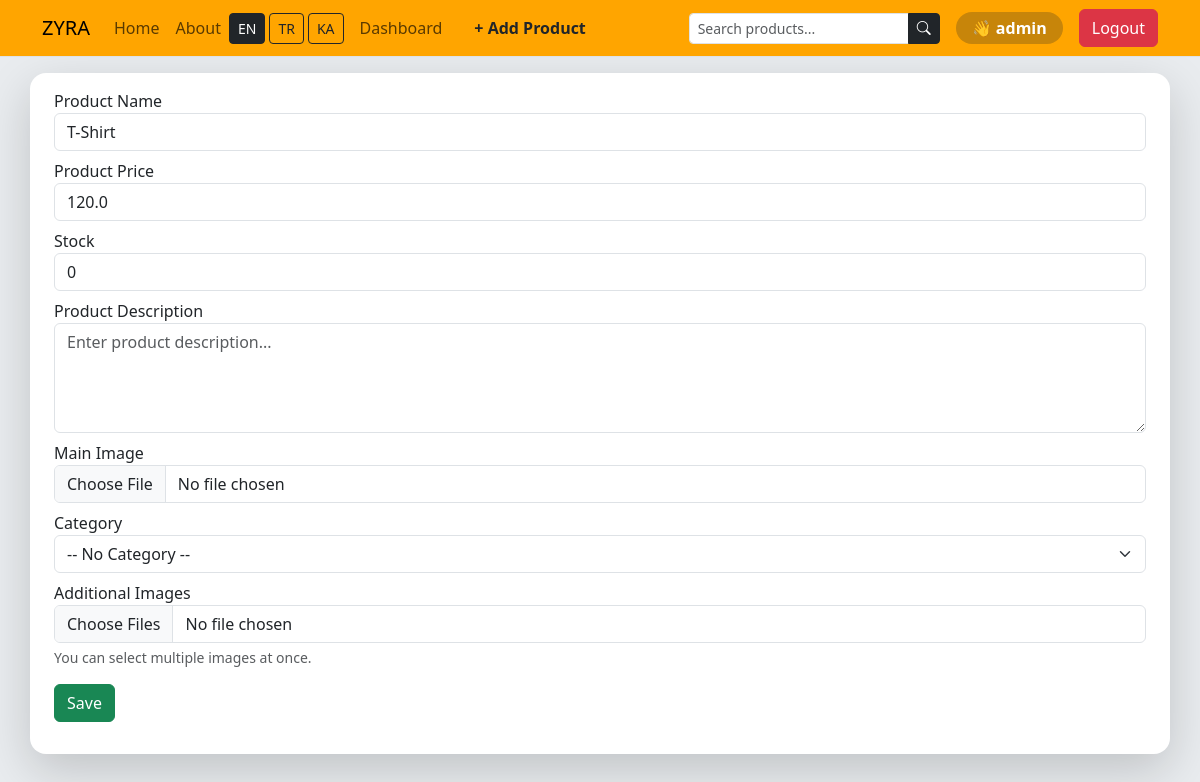
/edit_product/6 (signed in), run on the app's committed database.
### src/models/user.py (models this page shows, shortened)
class User(BaseModel, UserMixin):
    __tablename__ = 'users'
    id = db.Column(db.Integer, primary_key=True)
    username = db.Column(db.String(64), unique=True, nullable = False)
    role = db.Column(db.String(24))
    _password = db.Column(db.String, nullable = False)
    products = db.relationship("Product", back_populates="users", secondary = "favorites")
    @property
    def password(self):
        return self._password

### src/models/product.py (models this page shows, shortened)
class Product(BaseModel):
    __tablename__ = 'products'
    id = db.Column(db.Integer, primary_key=True)
    name = db.Column(db.String)
    price = db.Column(db.Float)
    img = db.Column(db.String)
    description = db.Column(db.Text, nullable=True)
    stock = db.Column(db.Integer, default=0)
    category = db.relationship('Category', secondary='product_categories', back_populates='products')
    users = db.relationship("User", back_populates="products", secondary="favorites")
    images = db.relationship('Image', back_populates='product', cascade='all, delete-orphan')

### src/views/product/routes.py (the view, shortened to what this page needs)
@product_blueprint.route('/edit_product/<int:product_id>', methods=["GET", "POST"])
@login_required
@admin_required
def edit_product(product_id):
    product = Product.query.get_or_404(product_id)
    form = ProductForm(
        name=product.name,
        price=product.price,
        description=product.description,
        stock=product.stock,
    )
    form.category_id.choices = [(0, '-- No Category --')] + [
        (c.id, c.name) for c in Category.query.order_by(Category.name).all()
    ]
    return render_template('product/create_product.html', form=form)

### src/views/product/forms.py
class ProductForm(FlaskForm):
    name = StringField(_l("Product Name"))
    price = FloatField(_l("Product Price"))
    img = FileField(_l("Main Image"), validators=[FileAllowed(['jpg', 'png', 'jpeg', 'heic'], _l('Images only!'))])
    extra_images = MultipleFileField(_l("Additional Images"))
    description = TextAreaField(_l("Product Description"), validators=[Optional()])
    stock = IntegerField(_l("Stock"), validators=[Optional(), NumberRange(min=0)], default=0)
    category_id = SelectField(_l("Category"), coerce=int, validators=[Optional()])
    submit = SubmitField(_l('Save'))

### src/__init__.py (called while the page is built)
def get_locale():
    return session.get('lang', 'en')

def register_extensions(app):
    babel.init_app(app, locale_selector=get_locale)
    db.init_app(app)
    migrate.init_app(app, db)
    login_manager.init_app(app)
    login_manager.login_view = 'auth.login'
    @login_manager.user_loader
    def load_user(id):
        return User.query.get(id)
    admin.init_app(app)
    admin.add_view(ProductView(Product, db.session))
    admin.add_view(SecureModelView(User, db.session))
    admin.add_view(CategoryView(Category, db.session))
    csrf.init_app(app)

### src/views/product/routes.py (called while the page is built)
def admin_required(f):
    @wraps(f)
    def decorated_function(*args, **kwargs):
        if not current_user.is_authenticated or current_user.role != 'admin':
            abort(403)
        return f(*args, **kwargs)
    return decorated_function

### src/templates/product/create_product.html (shortened to what this page needs)
{% extends "layouts/base.html" %}
{% block content %}
    <div class="container-md bg-white py-3 px-4 shadow-lg rounded-4 mt-3">
        <form method="POST" enctype="multipart/form-data">
            <div class="mb-2">
                {{ form.name.label }}
                {{ form.name(class="form-control") }}
            </div>
            <div class="mb-2">
                {{ form.price.label }}
                {{ form.price(class="form-control") }}
            </div>
            <div class="mb-2">
                {{ form.stock.label }}
                {{ form.stock(class="form-control") }}
            </div>
            <div class="mb-2">
                {{ form.description.label }}
                {{ form.description(class="form-control", rows=4, placeholder=_('Enter product description...')) }}
            </div>
            <div class="mb-2">
                {{ form.img.label }}
                {{ form.img(class="form-control") }}
            </div>
            <div class="mb-2">
                {{ form.category_id.label }}
                {{ form.category_id(class="form-select") }}
            </div>
            <div class="mb-2">
                {{ form.extra_images.label }}
                {{ form.extra_images(class="form-control", multiple=True, accept="image/*") }}
                <div class="form-text">{{ _('You can select multiple images at once.') }}</div>
            </div>
            {{ form.submit(class="btn btn-success mt-2 mb-3") }}
        </form>
    </div>
{% endblock %}

### src/templates/layouts/navbar.html (shortened to what this page needs)
{% from "macros.html" import create_navlink %}
<nav class="navbar navbar-expand-lg border-bottom border-body data-bs-theme=dark" style="background-color: orange">
    <div class="container-md">
        <a class="navbar-brand" href="{{ url_for('main.index') }}">ZYRA</a>
        <div class="collapse navbar-collapse" id="navbarSupportedContent">
            <ul class="navbar-nav me-auto mb-2 mb-lg-0">
                {{ create_navlink('main.index', _('Home')) }}
                {{ create_navlink('main.about', _('About')) }}
                <div class="d-flex align-items-center gap-1 me-2">
                    <a href="/set_language/en"
                       class="btn btn-sm {{ 'btn-dark' if session.get('lang', 'en') == 'en' else 'btn-outline-dark' }}">
                        EN
                    </a>
                    <a href="/set_language/tr"
                       class="btn btn-sm {{ 'btn-dark' if session.get('lang') == 'tr' else 'btn-outline-dark' }}">
                        TR
                    </a>
                    <a href="/set_language/ka"
                       class="btn btn-sm {{ 'btn-dark' if session.get('lang') == 'ka' else 'btn-outline-dark' }}">
                        KA
                    </a>
                </div>
                {% if current_user.is_authenticated %}
                    {% if current_user.role == 'admin' %}
                        {{ create_navlink('main.dashboard', _('Dashboard')) }}
                         <li class="nav-item">
                             <a class="nav-link btn btn-warning btn-sm text-dark fw-semibold ms-2 px-3"
                                 href="{{ url_for('products.create_product') }}">
                                   + {{ _('Add Product') }}
                             </a>
                         </li>
                    {% else %}
                    {{ create_navlink('main.favorites', _('Favorites')) }}
                    {% endif %}
                {% endif %}
            </ul>
            <form class="d-flex me-3" method="GET" action="{{ url_for('main.index') }}">
                <div class="input-group">
                    <input type="text"
                           name="q"
                           class="form-control form-control-sm"
                           placeholder="{{ _('Search products...') }}"
                           value="{{ request.args.get('q', '') }}">
                    <button class="btn btn-dark btn-sm" type="submit">
                        <i class="bi bi-search"></i>
                    </button>
                </div>
            </form>
            <div class="d-flex align-items-center gap-3" role="search">
                {% if current_user.is_authenticated %}
                <span class="fw-semibold text-white bg-dark bg-opacity-25 px-3 py-1 rounded-pill">
                        👋 {{ current_user.username }}
                    </span>
                <a class="btn btn-danger" href="/logout">{{ _('Logout') }}</a>
                {% else %}
                <a class="btn btn-success" href="/login">{{ _('Login') }}</a>
                <a class="btn btn-outline-light" href="/register">{{ _('Register') }}</a>
                {% endif %}
            </div>
        </div>
    </div>
</nav>

### data on the page
User: username "admin"
Product: name "T-Shirt", price "120.0", stock "0"

### other printed values
{{ display_name }} "Home About Dashboard"
